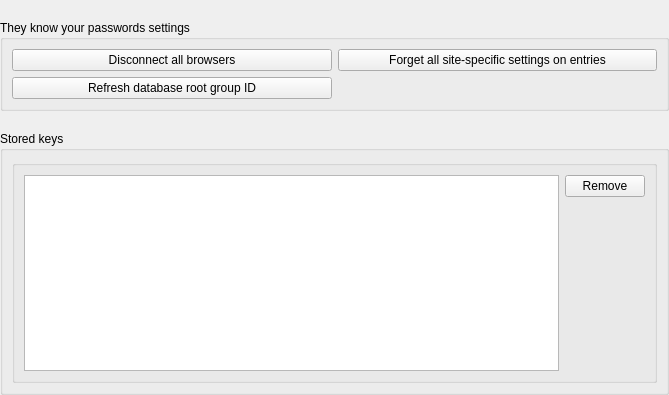
<?xml version="1.0" encoding="UTF-8"?>
<ui version="4.0">
 <class>DatabaseSettingsWidgetBrowser</class>
 <widget class="QWidget" name="DatabaseSettingsWidgetBrowser">
  <property name="geometry">
   <rect>
    <x>0</x>
    <y>0</y>
    <width>669</width>
    <height>395</height>
   </rect>
  </property>
  <property name="sizePolicy">
   <sizepolicy hsizetype="MinimumExpanding" vsizetype="Preferred">
    <horstretch>0</horstretch>
    <verstretch>0</verstretch>
   </sizepolicy>
  </property>
  <property name="minimumSize">
   <size>
    <width>450</width>
    <height>0</height>
   </size>
  </property>
  <layout class="QVBoxLayout" name="verticalLayout">
   <property name="spacing">
    <number>20</number>
   </property>
   <property name="leftMargin">
    <number>0</number>
   </property>
   <property name="topMargin">
    <number>0</number>
   </property>
   <property name="rightMargin">
    <number>0</number>
   </property>
   <property name="bottomMargin">
    <number>0</number>
   </property>
   <item>
    <widget class="MessageWidget" name="warningWidget" native="true">
     <property name="sizePolicy">
      <sizepolicy hsizetype="Preferred" vsizetype="Preferred">
       <horstretch>0</horstretch>
       <verstretch>0</verstretch>
      </sizepolicy>
     </property>
    </widget>
   </item>
   <item>
    <widget class="QGroupBox" name="groupBox">
     <property name="title">
      <string>They know your passwords settings</string>
     </property>
     <layout class="QGridLayout" name="gridLayout">
      <item row="0" column="0">
       <widget class="QPushButton" name="removeSharedEncryptionKeys">
        <property name="sizePolicy">
         <sizepolicy hsizetype="Preferred" vsizetype="Fixed">
          <horstretch>0</horstretch>
          <verstretch>0</verstretch>
         </sizepolicy>
        </property>
        <property name="toolTip">
         <string>Convert legacy KeePassHTTP attributes to They know your passwords compatible custom data</string>
        </property>
        <property name="text">
         <string>Disconnect all browsers</string>
        </property>
       </widget>
      </item>
      <item row="0" column="1">
       <widget class="QPushButton" name="removeStoredPermissions">
        <property name="sizePolicy">
         <sizepolicy hsizetype="Preferred" vsizetype="Fixed">
          <horstretch>0</horstretch>
          <verstretch>0</verstretch>
         </sizepolicy>
        </property>
        <property name="text">
         <string>Forget all site-specific settings on entries</string>
        </property>
       </widget>
      </item>
      <item row="1" column="0">
       <widget class="QPushButton" name="refreshDatabaseID">
        <property name="sizePolicy">
         <sizepolicy hsizetype="Preferred" vsizetype="Fixed">
          <horstretch>0</horstretch>
          <verstretch>0</verstretch>
         </sizepolicy>
        </property>
        <property name="text">
         <string>Refresh database root group ID</string>
        </property>
       </widget>
      </item>
     </layout>
    </widget>
   </item>
   <item>
    <widget class="QGroupBox" name="groupBox_2">
     <property name="title">
      <string>Stored keys</string>
     </property>
     <layout class="QHBoxLayout" name="horizontalLayout_4">
      <item>
       <widget class="QGroupBox" name="groupBox_3">
        <layout class="QHBoxLayout" name="horizontalLayout_5">
         <item>
          <widget class="QTableView" name="customDataTable">
           <property name="accessibleName">
            <string>Stored browser keys</string>
           </property>
           <property name="editTriggers">
            <set>QAbstractItemView::NoEditTriggers</set>
           </property>
           <property name="selectionBehavior">
            <enum>QAbstractItemView::SelectRows</enum>
           </property>
           <attribute name="horizontalHeaderDefaultSectionSize">
            <number>200</number>
           </attribute>
           <attribute name="horizontalHeaderStretchLastSection">
            <bool>true</bool>
           </attribute>
           <attribute name="verticalHeaderVisible">
            <bool>false</bool>
           </attribute>
          </widget>
         </item>
         <item>
          <layout class="QVBoxLayout" name="verticalLayout_3">
           <item>
            <widget class="QPushButton" name="removeCustomDataButton">
             <property name="accessibleName">
              <string>Remove selected key</string>
             </property>
             <property name="text">
              <string>Remove</string>
             </property>
            </widget>
           </item>
           <item>
            <spacer name="verticalSpacer">
             <property name="orientation">
              <enum>Qt::Vertical</enum>
             </property>
             <property name="sizeHint" stdset="0">
              <size>
               <width>20</width>
               <height>40</height>
              </size>
             </property>
            </spacer>
           </item>
          </layout>
         </item>
        </layout>
       </widget>
      </item>
     </layout>
    </widget>
   </item>
  </layout>
 </widget>
 <customwidgets>
  <customwidget>
   <class>MessageWidget</class>
   <extends>QWidget</extends>
   <header>gui/MessageWidget.h</header>
   <container>1</container>
  </customwidget>
 </customwidgets>
 <tabstops>
  <tabstop>removeSharedEncryptionKeys</tabstop>
  <tabstop>removeStoredPermissions</tabstop>
  <tabstop>refreshDatabaseID</tabstop>
  <tabstop>customDataTable</tabstop>
  <tabstop>removeCustomDataButton</tabstop>
 </tabstops>
 <resources/>
 <connections/>
</ui>
